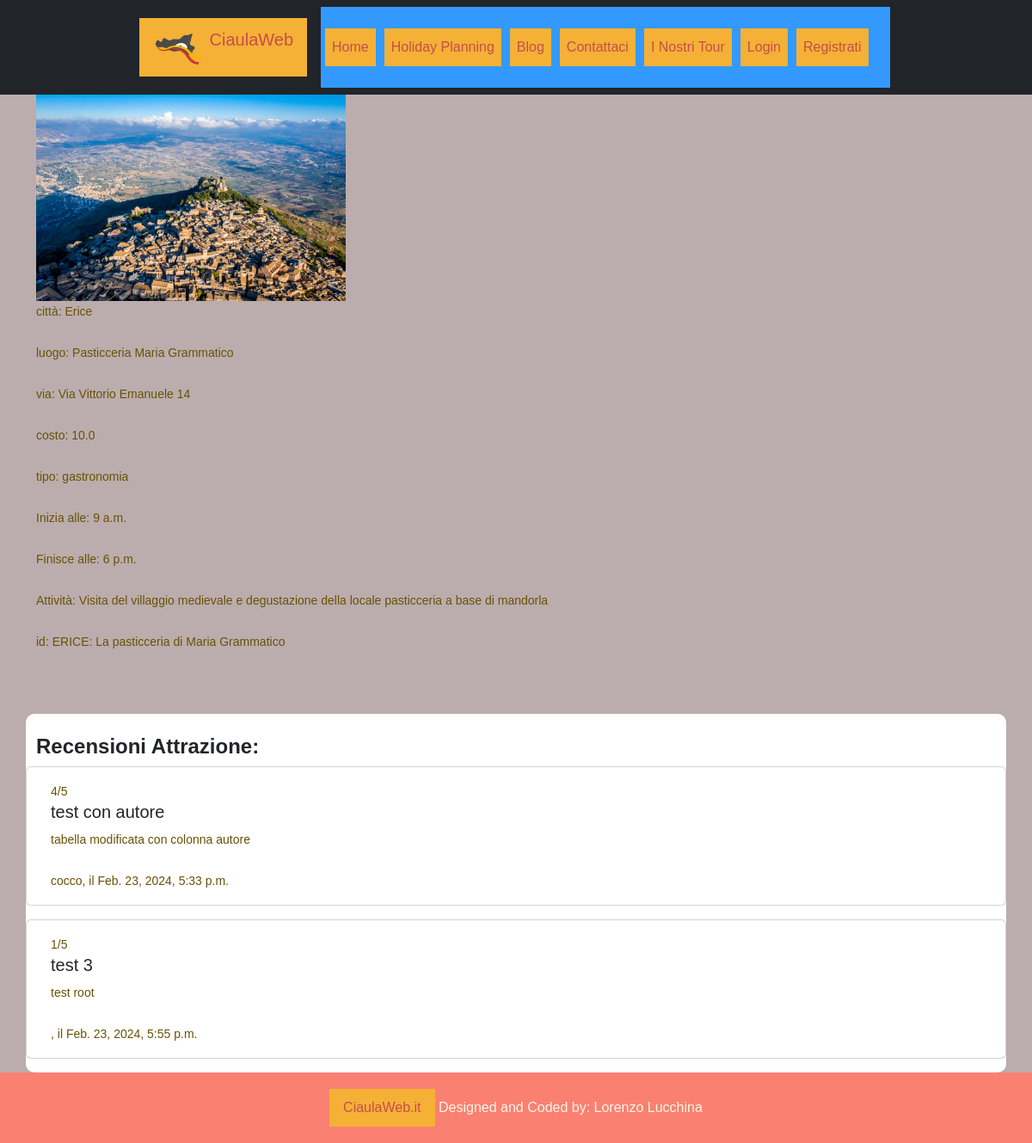
The page /attractions/attrazioni/detattrazione/ERICE: La pasticceria di Maria Grammatico on the database as committed earlier.
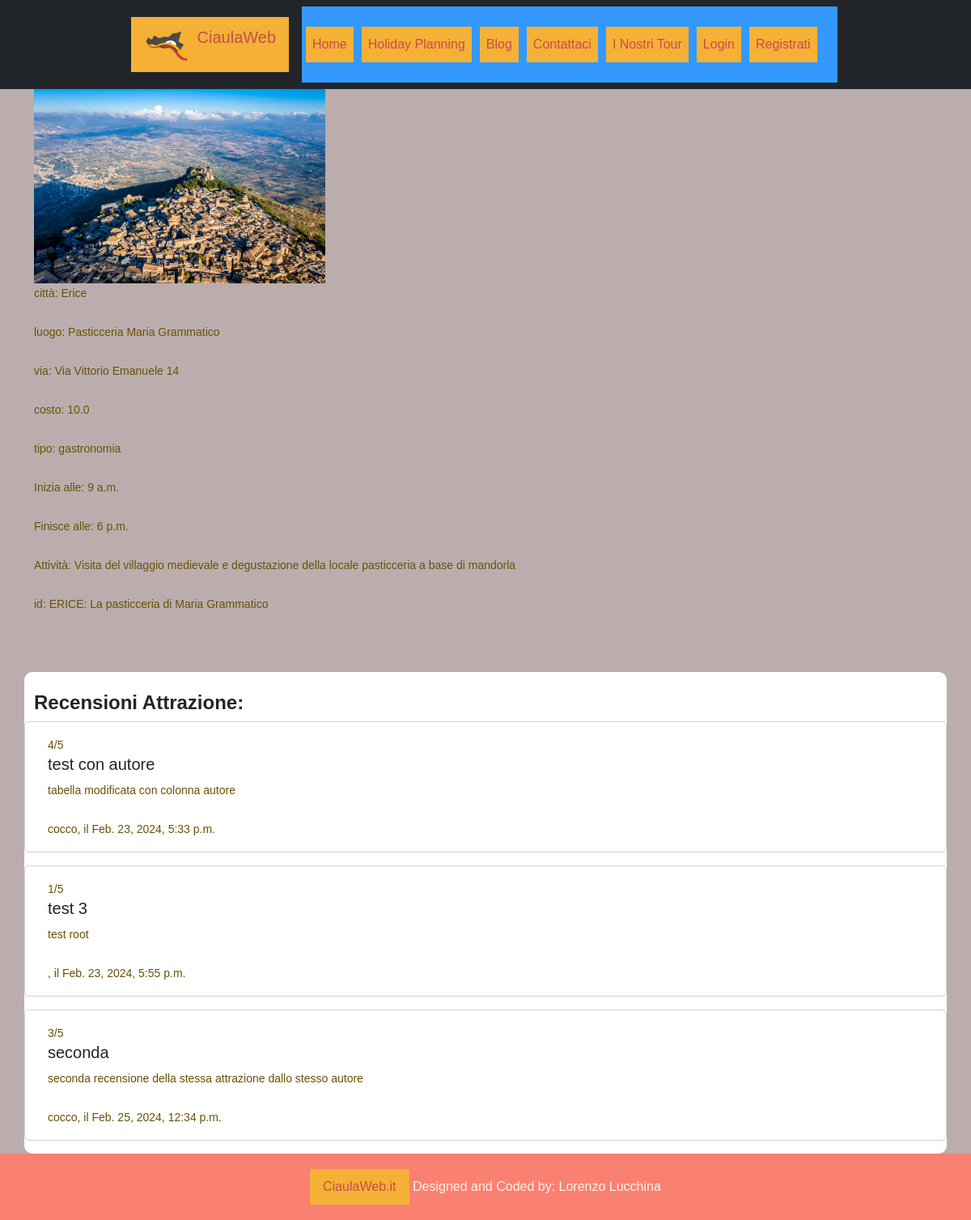
The same page on the database as committed later.
### attractions/models.py (models this page shows)
class Recensione(models.Model):
    titolo = models.CharField(max_length=200, verbose_name='Titolo della recensione')
    contenuto = models.TextField(max_length=1000, verbose_name='Contenuto della recesione')
    valutazione = models.IntegerField(validators=[MaxValueValidator(5), MinValueValidator(0)],
                                      verbose_name='valutazione della recensione')
    autore = models.ForeignKey(UserProfileModel, related_name='autore_recensione',
                               on_delete=models.CASCADE)
    attrazione = models.ForeignKey(Attrazione, on_delete=models.CASCADE)
    data_creazione = models.DateTimeField(auto_now=True)
    class Meta:
        verbose_name = 'Recensione'
        verbose_name_plural = 'Recensioni'

### profiles/models.py (models this page shows, shortened)
class UserProfileModel(AbstractBaseUser):
    nrSocio = models.IntegerField(primary_key=True)  # chiave, deve autogenerarsi
    first_name = models.CharField(max_length=32)
    last_name = models.CharField(max_length=32)
    email = models.CharField(max_length=32, unique=True)
    codiceFiscale = models.CharField(max_length=18)
    telefono = models.CharField(max_length=32)
    dataDiNascita = models.DateField(null=True)
    is_active = models.BooleanField(default=True)
    is_admin = models.BooleanField(default=False)
    objects = UserManager()
    USERNAME_FIELD = 'email'
    REQUIRED_FIELDS = []
    class Meta:
        verbose_name = 'User'
        verbose_name_plural = 'Users'

### attractions/views.py (the view, shortened to what this page needs)
# urls.py: path("attrazioni/detattrazione/<str:nome_attr>", DetailAttrazioneEntita, name="dettaglioattr"), #LASCIARE nome_attr
def DetailAttrazioneEntita(request, nome_attr):
    if Attrazione.objects.filter(nome=nome_attr).exists():
        templ = "attractions/dettaglioattrazione.html"
        attrazione = Attrazione.objects.get(nome=nome_attr)  # Acquisisco attrazione dal nome
        recensioni = Recensione.objects.filter(attrazione=attrazione)
        check = False
        ctx = {"attivita": attrazione, "check": check, "recensioni": recensioni}
        if request.method == "GET":
            return render(request, template_name=templ, context=ctx)
        else:
            return HttpResponse("ERROR: nome attrazione non valido, RICHIESTA POST")

### attractions/templates/attractions/dettaglioattrazione.html (shortened to what this page needs)
{% extends 'base.html' %}
{% block content %}
<div class="container">
    <img src="{{ attivita.attrazione_image.url | default_if_none:'#' }}" alt="pic attrazione" style="width:auto;height:240px">
    <p> città: {{ attivita.citta }}</p>
    <p> luogo: {{ attivita.luogo }}</p>
    <p> via: {{ attivita.via }}</p>
    <p> costo: {{ attivita.costo }}</p>
    <p> tipo: {{ attivita.tipo }}</p>
    <p> Inizia alle: {{ attivita.oraApertura }}</p>
    <p> Finisce alle: {{ attivita.oraChiusura }}</p>
    <p> Attività: {{ attivita.descrizione }}</p>
    <p> id: {{ attivita.pk }}</p>
</div>
    <br> <br>
    <div class="container" style="background-color:white; border-radius: 10px;">
        <br>
        <div class="row align-self-center">
            <h4> <b> Recensioni Attrazione: </b> </h4> <br>
            {% if recensioni.count == 0 %}
                <h4> Nessuna recensione disponibile </h4> <br>
                <br>
            {% else %}
                {% for r in recensioni %}
                    <div class="card mb-3">
                        <div class="card-body">
                            <div class="text-end">
                                <p class="card-text">{{ r.valutazione }}/5</p>
                            </div>
                            <h5 class="card-title">{{ r.titolo }}</h5>
                            <p class="card-text">{{ r.contenuto }}</p>
                            <p class="card-text">{{ r.autore.first_name }}, il {{ r.data_creazione }} </p>
                        </div>
                    </div>
                {% endfor %}
            {% endif %}
        </div>
    </div>
{% endblock %}

Rows that differ between the two databases and show on the page:
added Recensione: valutazione "3", titolo "seconda", contenuto "seconda recensione della stessa attrazione dallo stesso autore", autore.first_name "cocco", data_creazione "Feb. 25, 2024, 12:34 p.m."
